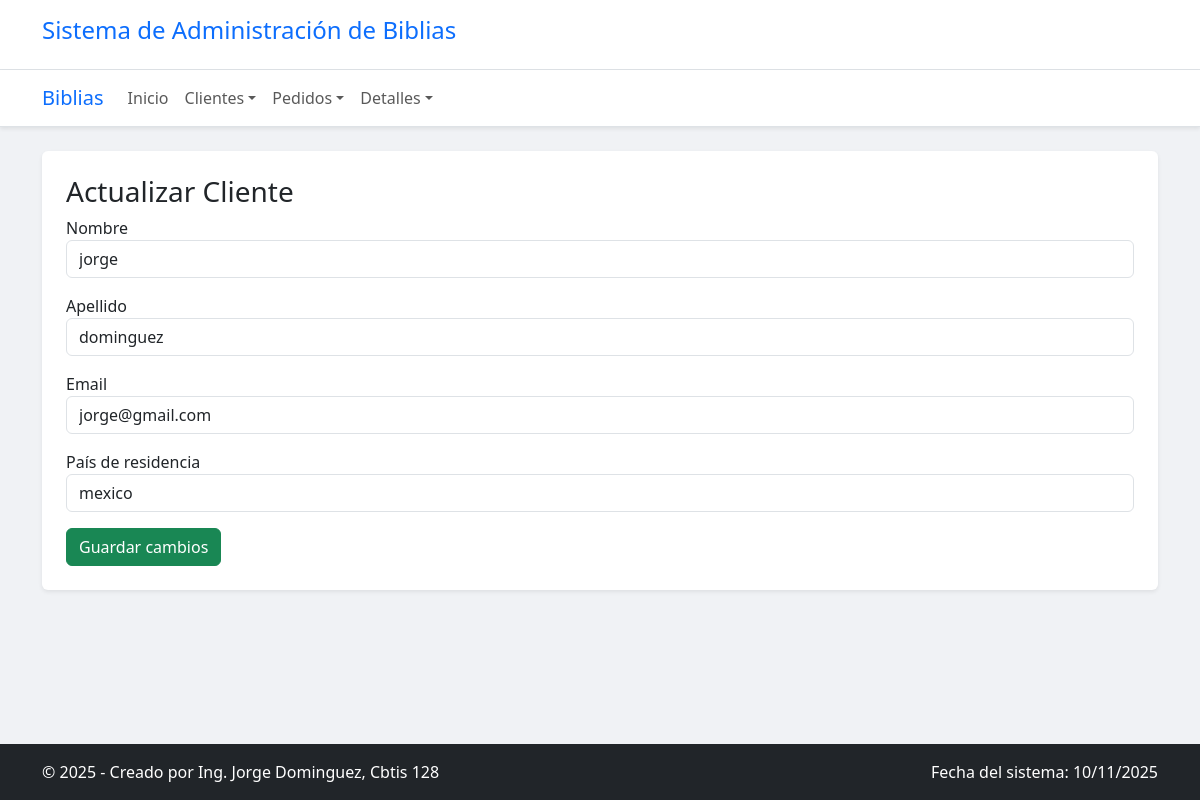
The page /clientes/actualizar/1/ on the database its author committed.
### app_Biblia/models.py (models this page shows, shortened)
class ClienteGlobal(models.Model):
    nombre = models.CharField(max_length=100)
    apellido = models.CharField(max_length=100)
    email = models.CharField(max_length=255, unique=True)
    fecha_nacimiento = models.DateField(null=True, blank=True)
    pais_residencia = models.CharField(max_length=100)
    codigo_postal = models.CharField(max_length=15, null=True, blank=True)
    telefono = models.CharField(max_length=20, null=True, blank=True)

### app_Biblia/views.py (the view)
# urls.py: path('clientes/actualizar/<int:id>/', views.actualizar_cliente, name='actualizar_cliente'),
def actualizar_cliente(request, id):
    cliente = get_object_or_404(ClienteGlobal, id=id)
    return render(request, 'cliente/actualizar_cliente.html', {'cliente': cliente})

### app_Biblia/templates/cliente/actualizar_cliente.html (shortened to what this page needs)
{% extends 'base.html' %}
{% block content %}
<h3>Actualizar Cliente</h3>
<form method="POST" action="{% url 'realizar_actualizacion_cliente' cliente.id %}">
  <div class="mb-3">
    <label>Nombre</label>
    <input class="form-control" name="nombre" value="{{ cliente.nombre }}">
  </div>
  <div class="mb-3">
    <label>Apellido</label>
    <input class="form-control" name="apellido" value="{{ cliente.apellido }}">
  </div>
  <div class="mb-3">
    <label>Email</label>
    <input class="form-control" name="email" type="email" value="{{ cliente.email }}">
  </div>
  <div class="mb-3">
    <label>País de residencia</label>
    <input class="form-control" name="pais_residencia" value="{{ cliente.pais_residencia }}">
  </div>
  <button class="btn btn-success" type="submit">Guardar cambios</button>
</form>
{% endblock %}

### app_Biblia/templates/base.html (style rules this page uses)
body { background-color: #f0f2f5; }
.btn-success { background-color: #198754; border-color: #198754; }

### rows shown on the page
ClienteGlobal: nombre "jorge", apellido "dominguez", email "jorge@gmail.com", pais_residencia "mexico"
